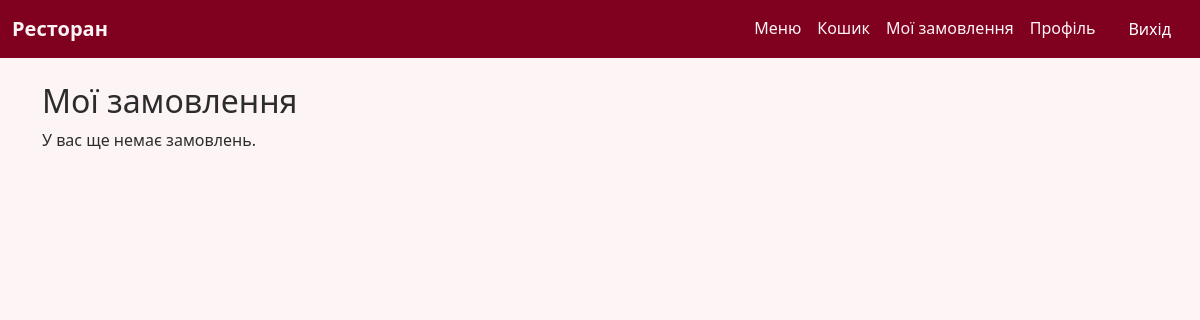
Page /orders/history/ (signed in) on the earlier database version.
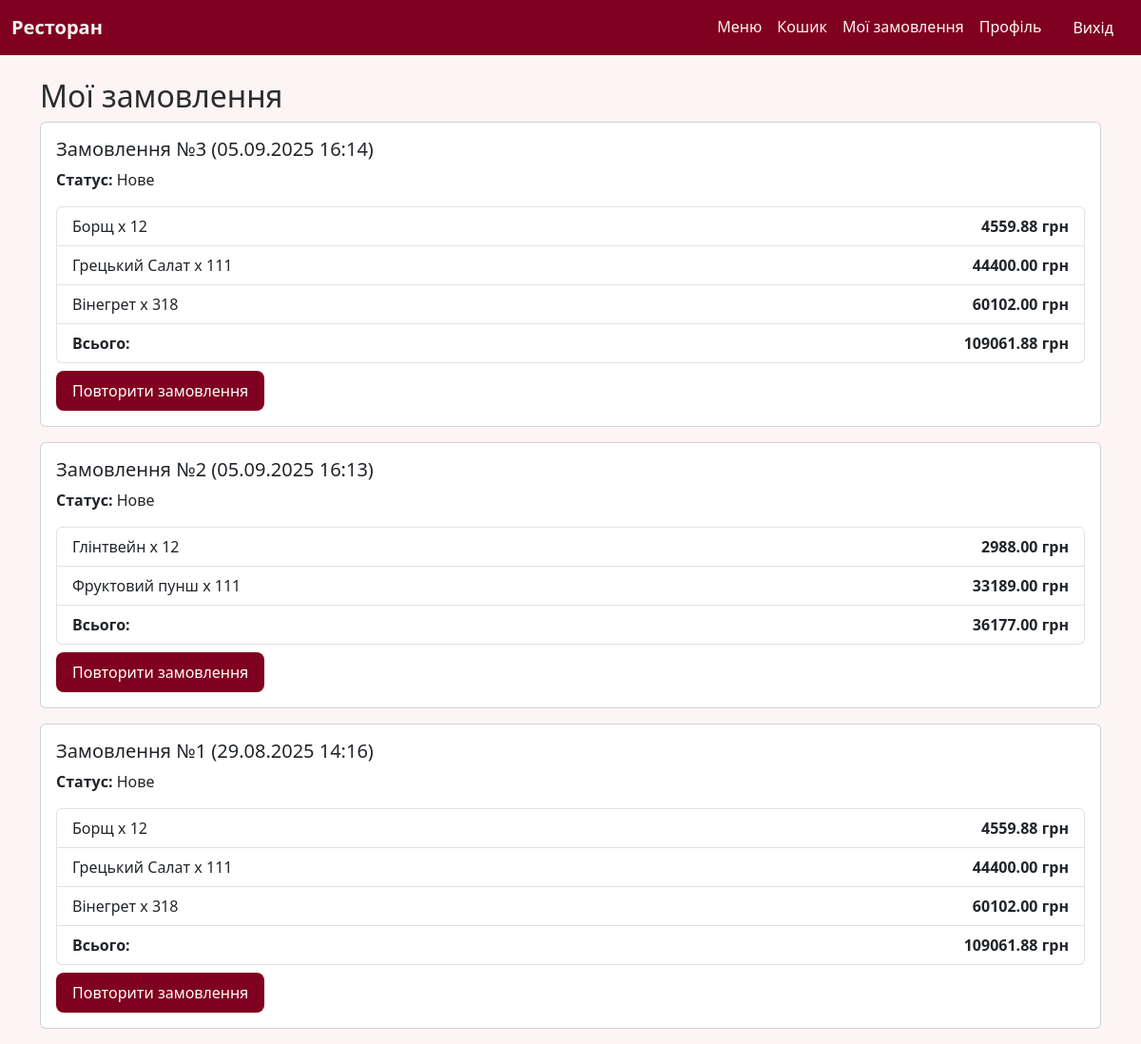
Same page on the later database version.
### restaurant_application/models.py (models this page shows, shortened)
class Order(models.Model):
    PAYMENT_METHODS = [
        ("card", "Онлайн карткою"),
        ("cash", "Готівка при отриманні"),
    ]
    STATUS_CHOICES = [
        ("new", "Нове"),
        ("paid", "Оплачене"),
        ("completed", "Виконане"),
    ]
    user = models.ForeignKey(User, on_delete=models.CASCADE, verbose_name="Користувач")
    created_at = models.DateTimeField(auto_now_add=True, verbose_name="Дата створення")
    is_paid = models.BooleanField(default=False, verbose_name="Оплачено")
    full_name = models.CharField(max_length=200, verbose_name="ПІБ")
    phone = models.CharField(max_length=20, verbose_name="Телефон")
    address = models.TextField(verbose_name="Адреса доставки")
    payment_method = models.CharField(
        max_length=10, choices=PAYMENT_METHODS, default="cash", verbose_name="Метод оплати"
    )
    status = models.CharField(
        max_length=20, choices=STATUS_CHOICES, default="new", verbose_name="Статус замовлення"
    )
    @property
    def total_price(self):
        return sum(item.dish.price * item.quantity for item in self.items.all())

class OrderItem(models.Model):
    order = models.ForeignKey(Order, on_delete=models.CASCADE, related_name='items', verbose_name="Замовлення")
    dish = models.ForeignKey(Dish, on_delete=models.CASCADE, verbose_name="Страва")
    quantity = models.PositiveIntegerField(default=1, verbose_name="Кількість")
    @property
    def total_price(self):
        return self.dish.price * self.quantity

class Dish(models.Model):
    name = models.CharField(max_length=200, verbose_name="Назва")
    category = models.ForeignKey(Category, on_delete=models.CASCADE, verbose_name="Категорія")
    description = models.TextField(verbose_name="Опис")
    ingredients = models.TextField(verbose_name="Інгредієнти")
    price = models.DecimalField(max_digits=6, decimal_places=2, verbose_name="Ціна")
    image = models.ImageField(upload_to='dishes/', blank=True, null=True, verbose_name="Зображення")
    available = models.BooleanField(default=True, verbose_name="Доступна")

### restaurant_application/views.py (the view)
# urls.py: path("orders/history/", views.order_history, name="order_history"),
@login_required
def order_history(request):
    orders = Order.objects.filter(user=request.user, is_paid=True).order_by("-created_at")
    return render(request, "restaurant_application/order_history.html", {"orders": orders})

### templates/restaurant_application/order_history.html (shortened to what this page needs)
{% extends "base.html" %}
{% block content %}
<h2>Мої замовлення</h2>
{% if orders %}
    <div class="list-group">
        {% for order in orders %}
            <div class="card mb-3">
                <div class="card-body">
                    <h5>Замовлення №{{ order.id }} ({{ order.created_at|date:"d.m.Y H:i" }})</h5>
                    <p><strong>Статус:</strong> {{ order.get_status_display }}</p>
                    <ul class="list-group mb-2">
                        {% for item in order.items.all %}
                            <li class="list-group-item d-flex justify-content-between">
                                {{ item.dish.name }} x {{ item.quantity }}
                                <strong>{{ item.total_price }} грн</strong>
                            </li>
                        {% endfor %}
                        <li class="list-group-item d-flex justify-content-between">
                            <strong>Всього:</strong>
                            <strong>{{ order.total_price }} грн</strong>
                        </li>
                    </ul>
                    <a href="{% url 'repeat_order' order.id %}" class="btn btn-wine">Повторити замовлення</a>
                </div>
            </div>
        {% endfor %}
    </div>
{% else %}
    <p>У вас ще немає замовлень.</p>
{% endif %}
{% endblock %}

Differences in the rows shown:
added Order: id "3", created_at "05.09.2025 16:14", status "Нове", total_price "109061.88"
added OrderItem: dish.name "Борщ", quantity "12", total_price "4559.88", shown under "3"
added OrderItem: dish.name "Грецький Салат", quantity "111", total_price "44400.00", shown under "3"
added OrderItem: dish.name "Вінегрет", quantity "318", total_price "60102.00", shown under "3"
added Order: id "2", created_at "05.09.2025 16:13", status "Нове", total_price "36177.00"
added OrderItem: dish.name "Глінтвейн", quantity "12", total_price "2988.00", shown under "2"
added OrderItem: dish.name "Фруктовий пунш", quantity "111", total_price "33189.00", shown under "2"
now on this page (row edited): Order: id "1", created_at "29.08.2025 14:16", status "Нове", total_price "109061.88"
added OrderItem: dish.name "Борщ", quantity "12", total_price "4559.88", shown under "1"
added OrderItem: dish.name "Грецький Салат", quantity "111", total_price "44400.00", shown under "1"
added OrderItem: dish.name "Вінегрет", quantity "318", total_price "60102.00", shown under "1"
Other differences:
text no longer shown: "У вас ще немає замовлень."
